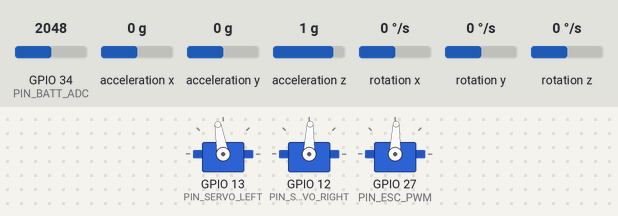
A program run on a simulated ESP32. On the bench: 3 × servo. Wiring (inferred from the names in the program): MPU-6050 motion sensor at I2C address 0x68. The inputs (shaded band) are chosen by the test bench; at power-on: acceleration x 0 g, acceleration z 1 g, rotation x 0 °/s, rotation y 0 °/s, rotation z 0 °/s, acceleration y 0 g, GPIO 34 (PIN_BATT_ADC) = 2048. No radio packets arrive unless stated; servo pulses on a pin are drawn as a servo (544–2400 µs = 0–180°); what the program prints to the serial monitor is not drawn.

Above: at 1.9 s.
2.0 s: acceleration x set to -1.4 g
At 4.4 s:
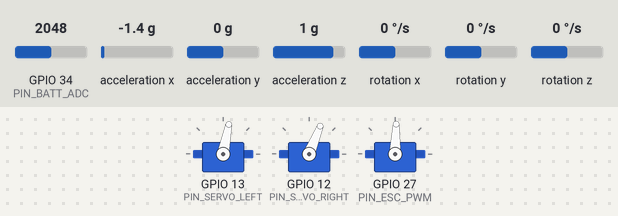
5.0 s: acceleration z set to -1.4 g
At 7.1 s:
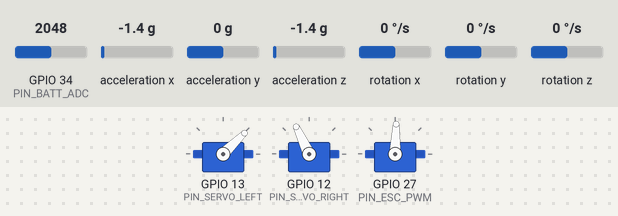
8.0 s: rotation x set to 192 °/s
At 9.21 s:
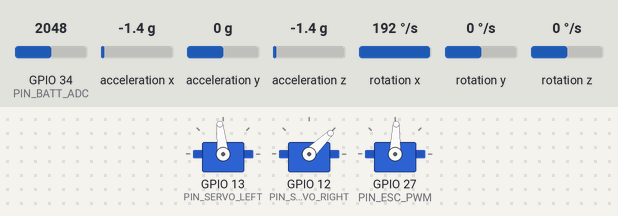
At 10.2 s:
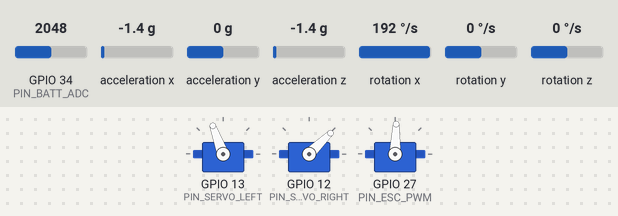
11.0 s: rotation y set to -192 °/s
14.0 s: rotation z set to 184 °/s
17.0 s: acceleration y set to -1.4 g
Timing chart, 0 to 27.1 s (numbered marks = the images above; inputs shaded):
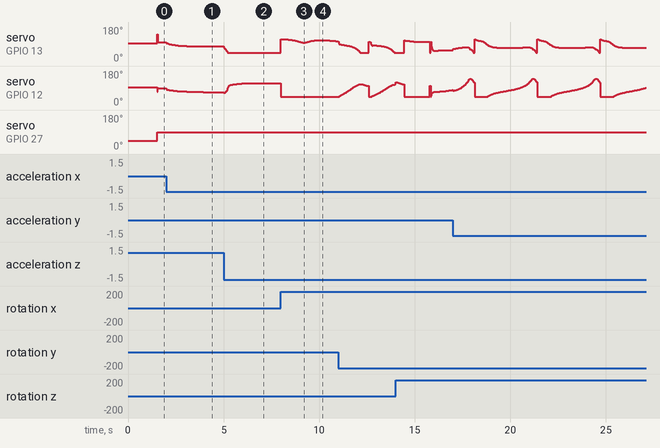

Measured:
- after the input at 2.0 s, servo on GPIO 13 (PIN_SERVO_LEFT): moves from 100° to 79° over 1.1 s, starting at once
- after the input at 8.0 s, servo on GPIO 12 (PIN_SERVO_RIGHT): 116° → 44° after 0.00 s instead of 1.3 s

The program:

main.cpp
```cpp
/**
 * Project Eagle-Eye: Autonomous Flying Wing Airborne Flight Controller
 * Target: ESP32-WROOM-32 (38-pin DevKit)
 * Sensors: GY-521 MPU6050 (I2C @ 400kHz), u-blox NEO-6M GPS (UART2 @ 115200 5Hz)
 * Radio: Ai-Thinker Ra-02 SX1278 (VSPI @ 8MHz, 433MHz, SF7, BW 500kHz)
 * Actuators: 50Hz LEDC PWM on GPIO 13 (L Elevon), GPIO 12 (R Elevon), GPIO 27 (ESC)
 */

#include <Arduino.h>
#include <Wire.h>
#include <SPI.h>
#include <LoRa.h>
#include "config.h"
#include "../../common/protocol.h"
#include "mahony.h"
#include "pid.h"
#include "mixer.h"
#include "gps.h"
#include "failsafe.h"

// -------------------------------------------------------------
// Global Subsystems & State
// -------------------------------------------------------------
MahonyAHRS ahrs(2.0f, 0.005f);
PIDController roll_pid(3.5f, 0.05f, 0.45f, 400.0f, 100.0f, 0.7f);
PIDController pitch_pid(3.8f, 0.05f, 0.50f, 400.0f, 100.0f, 0.7f);
ElevonMixer mixer(0, 0, 1.0f, 1.0f, SERVO_MIN_US, SERVO_MAX_US, SERVO_MID_US);
FailsafeManager failsafe(1500);

// Hardware LEDC PWM Channels (ESP32)
#define LEDC_CHAN_LEFT_SERVO  0
#define LEDC_CHAN_RIGHT_SERVO 1
#define LEDC_CHAN_ESC         2
#define LEDC_TIMER_14_BIT     14
#define LEDC_BASE_FREQ        50

// Active Flight Commands
volatile FlightMode current_mode = MODE_DISARMED;
volatile float cmd_roll_deg = 0.0f;
volatile float cmd_pitch_deg = 0.0f;
volatile uint8_t cmd_throttle_pct = 0;

// GPS State
HardwareSerial SerialGPS(2);
double gps_lat = 0.0;
double gps_lon = 0.0;
float gps_alt_m = 0.0f;
float gps_speed_kmh = 0.0f;
float gps_heading_deg = 0.0f;
bool gps_has_fix = false;

// Battery State
float battery_voltage = 11.1f;

// Thread Synchronization Mutex
portMUX_TYPE state_spinlock = portMUX_INITIALIZER_UNLOCKED;

// -------------------------------------------------------------
// Helper: Convert Microseconds to LEDC 14-bit Duty Cycle
// 50 Hz -> 20,000 us period -> 14-bit = 16384 ticks -> ~0.8192 ticks/us
// -------------------------------------------------------------
static inline uint32_t us_to_duty(uint32_t us) {
    return (us * 16384UL) / 20000UL;
}

// -------------------------------------------------------------
// MPU6050 Low-level I2C Initialization & Read
// -------------------------------------------------------------
#define MPU_ADDR 0x68
void init_mpu6050() {
    Wire.begin(PIN_I2C_SDA, PIN_I2C_SCL, I2C_CLOCK_HZ);
    // Wake up MPU6050 (clear sleep bit)
    Wire.beginTransmission(MPU_ADDR);
    Wire.write(0x6B); // PWR_MGMT_1
    Wire.write(0x00);
    Wire.endTransmission(true);

    // Set Gyro full scale range +/- 1000 deg/s (0x10)
    Wire.beginTransmission(MPU_ADDR);
    Wire.write(0x1B);
    Wire.write(0x10);
    Wire.endTransmission(true);

    // Set Accel full scale range +/- 4g (0x08)
    Wire.beginTransmission(MPU_ADDR);
    Wire.write(0x1C);
    Wire.write(0x08);
    Wire.endTransmission(true);

    // Digital Low Pass Filter ~44Hz (DLPF_CFG = 3)
    Wire.beginTransmission(MPU_ADDR);
    Wire.write(0x1A);
    Wire.write(0x03);
    Wire.endTransmission(true);
}

bool read_mpu6050(float &gx_rad, float &gy_rad, float &gz_rad, float &ax_g, float &ay_g, float &az_g) {
    Wire.beginTransmission(MPU_ADDR);
    Wire.write(0x3B); // ACCEL_XOUT_H
    if (Wire.endTransmission(false) != 0) return false;

    if (Wire.requestFrom((uint8_t)MPU_ADDR, (uint8_t)14, (uint8_t)true) != 14) return false;

    int16_t raw_ax = (Wire.read() << 8) | Wire.read();
    int16_t raw_ay = (Wire.read() << 8) | Wire.read();
    int16_t raw_az = (Wire.read() << 8) | Wire.read();
    Wire.read(); Wire.read(); // Skip temperature
    int16_t raw_gx = (Wire.read() << 8) | Wire.read();
    int16_t raw_gy = (Wire.read() << 8) | Wire.read();
    int16_t raw_gz = (Wire.read() << 8) | Wire.read();

    // Accel scale: +/- 4g -> 8192 LSB/g
    ax_g = (float)raw_ax / 8192.0f;
    ay_g = (float)raw_ay / 8192.0f;
    az_g = (float)raw_az / 8192.0f;

    // Gyro scale: +/- 1000 deg/s -> 32.8 LSB/(deg/s) -> convert to rad/s
    const float deg2rad = 0.0174532925f;
    gx_rad = ((float)raw_gx / 32.8f) * deg2rad;
    gy_rad = ((float)raw_gy / 32.8f) * deg2rad;
    gz_rad = ((float)raw_gz / 32.8f) * deg2rad;

    return true;
}

// -------------------------------------------------------------
// u-blox NEO-6M UBX Configuration Strings
// -------------------------------------------------------------
void configure_ublox_gps() {
    SerialGPS.begin(GPS_BOOT_BAUD_RATE, SERIAL_8N1, PIN_GPS_RX2, PIN_GPS_TX2);
    delay(100);

    // UBX-CFG-PRT: Switch UART to 115200 baud
    const uint8_t ubx_set_baud_115200[] = {
        0xB5, 0x62, 0x06, 0x00, 0x14, 0x00, 0x01, 0x00, 0x00, 0x00,
        0xD0, 0x08, 0x00, 0x00, 0x00, 0xC2, 0x01, 0x00, 0x07, 0x00,
        0x03, 0x00, 0x00, 0x00, 0x00, 0x00, 0xC0, 0x7E
    };
    SerialGPS.write(ubx_set_baud_115200, sizeof(ubx_set_baud_115200));
    SerialGPS.flush();
    delay(100);

    // Switch ESP32 SerialGPS to 115200 baud
    SerialGPS.begin(GPS_BAUD_RATE, SERIAL_8N1, PIN_GPS_RX2, PIN_GPS_TX2);
    delay(50);

    // UBX-CFG-RATE: Set Navigation Update Rate to 5 Hz (200ms)
    const uint8_t ubx_set_rate_5hz[] = {
        0xB5, 0x62, 0x06, 0x08, 0x06, 0x00, 0xC8, 0x00, 0x01, 0x00, 0x01, 0x00, 0xDE, 0x6A
    };
    SerialGPS.write(ubx_set_rate_5hz, sizeof(ubx_set_rate_5hz));
    SerialGPS.flush();
}

// Simple NMEA Sentence Parser for RMC/GGA
void parse_nmea_sentence(const char *line) {
    if (strstr(line, "$GPRMC") || strstr(line, "$GNRMC")) {
        char status = 'V';
        char lat_dir = 'N', lon_dir = 'E';
        float raw_lat = 0, raw_lon = 0, speed_knots = 0, track_deg = 0;

        int parsed = sscanf(line, "%*[^,],%*[^,],%c,%f,%c,%f,%c,%f,%f",
                            &status, &raw_lat, &lat_dir, &raw_lon, &lon_dir, &speed_knots, &track_deg);
        if (parsed >= 1 && status == 'A') {
            gps_has_fix = true;
            // Convert ddmm.mmmm to decimal degrees
            int lat_deg = (int)(raw_lat / 100);
            float lat_min = raw_lat - (lat_deg * 100);
            gps_lat = (double)lat_deg + (lat_min / 60.0);
            if (lat_dir == 'S') gps_lat = -gps_lat;

            int lon_deg = (int)(raw_lon / 100);
            float lon_min = raw_lon - (lon_deg * 100);
            gps_lon = (double)lon_deg + (lon_min / 60.0);
            if (lon_dir == 'W') gps_lon = -gps_lon;

            gps_speed_kmh = speed_knots * 1.852f;
            gps_heading_deg = track_deg;
        } else {
            gps_has_fix = false;
        }
    }
}

// -------------------------------------------------------------
// SX1278 LoRa Transceiver Setup
// -------------------------------------------------------------
void init_lora() {
    SPI.begin(PIN_LORA_SCK, PIN_LORA_MISO, PIN_LORA_MOSI, PIN_LORA_CS);
    LoRa.setPins(PIN_LORA_CS, PIN_LORA_RST, PIN_LORA_DIO0);

    if (!LoRa.begin(LORA_FREQUENCY_HZ)) {
        Serial.println("[ERROR] SX1278 LoRa init failed!");
        return;
    }

    LoRa.setSpreadingFactor(LORA_SPREADING_FACTOR);
    LoRa.setSignalBandwidth(LORA_SIGNAL_BANDWIDTH);
    LoRa.setCodingRate4(LORA_CODING_RATE_4);
    LoRa.setSyncWord(LORA_SYNC_WORD);
    LoRa.enableCrc();
    LoRa.setTxPower(LORA_TX_POWER_DBM);
    Serial.println("[OK] SX1278 LoRa 433MHz Ready (SF7, BW500kHz)");
}

// -------------------------------------------------------------
// Core 0 Task: LoRa Telemetry, GPS, ADC & Failsafe (25 Hz)
// -------------------------------------------------------------
void telemetry_and_nav_task(void *pvParameters) {
    char nmea_buf[128];
    uint8_t nmea_idx = 0;
    TickType_t xLastWakeTime = xTaskGetTickCount();
    const TickType_t xFrequency = pdMS_TO_TICKS(40); // 25 Hz (40 ms)

    while (1) {
        uint32_t now_ms = millis();

        // 1. Process incoming GPS serial stream
        while (SerialGPS.available()) {
            char c = SerialGPS.read();
            if (c == '\n' || c == '\r') {
                if (nmea_idx > 6) {
                    nmea_buf[nmea_idx] = '\0';
                    parse_nmea_sentence(nmea_buf);
                }
                nmea_idx = 0;
            } else if (nmea_idx < sizeof(nmea_buf) - 1) {
                nmea_buf[nmea_idx++] = c;
            }
        }

        // 2. Receive Uplink Commands via LoRa
        int packet_size = LoRa.parsePacket();
        if (packet_size == sizeof(UplinkPacket)) {
            UplinkPacket uplink;
            LoRa.readBytes((uint8_t *)&uplink, sizeof(UplinkPacket));

            if (validate_uplink_crc(&uplink)) {
                portENTER_CRITICAL(&state_spinlock);
                current_mode = (FlightMode)uplink.mode;
                cmd_roll_deg = (float)uplink.roll_cmd_cdeg / 100.0f;
                cmd_pitch_deg = (float)uplink.pitch_cmd_cdeg / 100.0f;
                cmd_throttle_pct = uplink.throttle_pct;

                double car_lat = (double)uplink.car_lat_e7 / 1e7;
                double car_lon = (double)uplink.car_lon_e7 / 1e7;

                failsafe.on_lora_packet_received(now_ms, cmd_roll_deg, cmd_pitch_deg, cmd_throttle_pct, car_lat, car_lon);
                portEXIT_CRITICAL(&state_spinlock);
            }
        }

        // 3. Evaluate 3-Tier Failsafe
        float active_roll = cmd_roll_deg;
        float active_pitch = cmd_pitch_deg;
        uint8_t active_throttle = cmd_throttle_pct;
        FlightMode active_m = current_mode;

        failsafe.evaluate(now_ms, gps_has_fix, gps_lat, gps_lon, gps_alt_m, gps_heading_deg,
                          active_roll, active_pitch, active_throttle, active_m);

        portENTER_CRITICAL(&state_spinlock);
        cmd_roll_deg = active_roll;
        cmd_pitch_deg = active_pitch;
        cmd_throttle_pct = active_throttle;
        current_mode = active_m;
        portEXIT_CRITICAL(&state_spinlock);

        // 4. Sample Battery ADC
        int raw_adc = analogRead(PIN_BATT_ADC);
        float pin_volts = ((float)raw_adc / 4095.0f) * 3.3f;
        battery_voltage = pin_volts * BATT_DIVIDER_RATIO;

        // 5. Send Downlink Telemetry Packet (16 Bytes)
        DownlinkPacket downlink;
        downlink.plane_lat_e7 = (int32_t)(gps_lat * 1e7);
        downlink.plane_lon_e7 = (int32_t)(gps_lon * 1e7);
        downlink.alt_m = (int16_t)gps_alt_m;
        downlink.speed_kmh = (uint8_t)gps_speed_kmh;
        downlink.heading_deg_div2 = (uint8_t)(fmod(gps_heading_deg, 360.0f) / 2.0f);
        downlink.batt_v_x10 = (uint8_t)(battery_voltage * 10.0f);

        uint8_t state_byte = (uint8_t)current_mode;
        if (cmd_throttle_pct > 0) state_byte |= FLAG_ARMED;
        if (gps_has_fix) state_byte |= FLAG_GPS_FIX;
        if (failsafe.current_tier != FAILSAFE_TIER_NONE) state_byte |= FLAG_FAILSAFE_ACTIVE;
        if (battery_voltage < 9.6f) state_byte |= FLAG_LOW_BATT;
        downlink.state_flags = state_byte;

        downlink.crc16 = calculate_crc16((const uint8_t *)&downlink, sizeof(DownlinkPacket) - 2);

        LoRa.beginPacket();
        LoRa.write((const uint8_t *)&downlink, sizeof(DownlinkPacket));
        LoRa.endPacket(true); // Async non-blocking transmit

        vTaskDelayUntil(&xLastWakeTime, xFrequency);
    }
}

// -------------------------------------------------------------
// Arduino Setup & Main Loop (Core 1: 500 Hz Flight Control Loop)
// -------------------------------------------------------------
void setup() {
    Serial.begin(115200);
    delay(500);
    Serial.println("\n--- Project Eagle-Eye Airborne FC Starting ---");

    // Initialize Actuator PWM pins via LEDC
    ledcSetup(LEDC_CHAN_LEFT_SERVO, LEDC_BASE_FREQ, LEDC_TIMER_14_BIT);
    ledcAttachPin(PIN_SERVO_LEFT, LEDC_CHAN_LEFT_SERVO);

    ledcSetup(LEDC_CHAN_RIGHT_SERVO, LEDC_BASE_FREQ, LEDC_TIMER_14_BIT);
    ledcAttachPin(PIN_SERVO_RIGHT, LEDC_CHAN_RIGHT_SERVO);

    ledcSetup(LEDC_CHAN_ESC, LEDC_BASE_FREQ, LEDC_TIMER_14_BIT);
    ledcAttachPin(PIN_ESC_PWM, LEDC_CHAN_ESC);

    // Initial safe outputs: Servos centered (1500us), Motor stopped (1000us)
    ledcWrite(LEDC_CHAN_LEFT_SERVO, us_to_duty(SERVO_MID_US));
    ledcWrite(LEDC_CHAN_RIGHT_SERVO, us_to_duty(SERVO_MID_US));
    ledcWrite(LEDC_CHAN_ESC, us_to_duty(SERVO_MIN_US));

    // Initialize Sensors & Hardware
    init_mpu6050();
    configure_ublox_gps();
    init_lora();

    // Launch Core 0 Telemetry & Navigation Task
    xTaskCreatePinnedToCore(
        telemetry_and_nav_task,
        "TelemetryNav",
        4096,
        NULL,
        1,
        NULL,
        0
    );

    Serial.println("[OK] Flight Controller Initialized. Entering 500 Hz Control Loop.");
}

void loop() {
    static uint32_t last_micros = micros();
    uint32_t current_micros = micros();
    uint32_t dt_micros = current_micros - last_micros;

    // Strict 500 Hz timing: 2000 microseconds per iteration
    if (dt_micros >= 2000) {
        last_micros = current_micros;
        float dt = (float)dt_micros * 1e-6f;

        // 1. Read MPU6050 6-DOF IMU
        float gx, gy, gz, ax, ay, az;
        if (read_mpu6050(gx, gy, gz, ax, ay, az)) {
            // 2. Update Mahony AHRS Attitude Filter
            ahrs.update(gx, gy, gz, ax, ay, az, dt);
        }

        // 3. Fetch thread-safe command targets
        float target_roll, target_pitch;
        uint8_t target_throttle;
        FlightMode mode;

        portENTER_CRITICAL(&state_spinlock);
        target_roll = cmd_roll_deg;
        target_pitch = cmd_pitch_deg;
        target_throttle = cmd_throttle_pct;
        mode = current_mode;
        portEXIT_CRITICAL(&state_spinlock);

        // 4. Compute PID Corrections
        float roll_correction = 0.0f;
        float pitch_correction = 0.0f;
        int16_t left_servo_us = SERVO_MID_US;
        int16_t right_servo_us = SERVO_MID_US;
        int16_t esc_us = SERVO_MIN_US;

        if (mode != MODE_DISARMED) {
            // Cascaded PID stabilization on estimated Euler angles
            roll_correction = roll_pid.update(target_roll, ahrs.roll_deg, dt);
            pitch_correction = pitch_pid.update(target_pitch, ahrs.pitch_deg, dt);

            // Elevon Mixer: Left = Pitch + Roll, Right = Pitch - Roll
            mixer.mix(roll_correction, pitch_correction, left_servo_us, right_servo_us);
            esc_us = ElevonMixer::throttle_to_us(target_throttle);
        } else {
            // Disarmed: reset controllers and center controls
            roll_pid.reset();
            pitch_pid.reset();
            left_servo_us = SERVO_MID_US;
            right_servo_us = SERVO_MID_US;
            esc_us = SERVO_MIN_US;
        }

        // 5. Output to Servos & ESC via LEDC
        ledcWrite(LEDC_CHAN_LEFT_SERVO, us_to_duty(left_servo_us));
        ledcWrite(LEDC_CHAN_RIGHT_SERVO, us_to_duty(right_servo_us));
        ledcWrite(LEDC_CHAN_ESC, us_to_duty(esc_us));
    }
}
```

gps.h
```cpp
#ifndef GPS_NAV_H
#define GPS_NAV_H

#include <stdint.h>
#include <math.h>

#ifndef M_PI
#define M_PI 3.14159265358979323846
#endif

class GPSNavigation {
public:
    static constexpr double EARTH_RADIUS_M = 6371000.0;
    static constexpr double DEG_TO_RAD = M_PI / 180.0;
    static constexpr double RAD_TO_DEG = 180.0 / M_PI;
    static constexpr float GRAVITY_MPS2 = 9.80665f;

    // Computes Great-Circle distance in meters using Haversine formula
    static float distance_meters(double lat1_deg, double lon1_deg, double lat2_deg, double lon2_deg) {
        double dlat = (lat2_deg - lat1_deg) * DEG_TO_RAD;
        double dlon = (lon2_deg - lon1_deg) * DEG_TO_RAD;
        double lat1_rad = lat1_deg * DEG_TO_RAD;
        double lat2_rad = lat2_deg * DEG_TO_RAD;

        double a = sin(dlat * 0.5) * sin(dlat * 0.5) +
                   cos(lat1_rad) * cos(lat2_rad) * sin(dlon * 0.5) * sin(dlon * 0.5);
        double c = 2.0 * atan2(sqrt(a), sqrt(1.0 - a));
        return (float)(EARTH_RADIUS_M * c);
    }

    // Computes initial Great-Circle bearing in degrees [0, 360) from Point 1 to Point 2
    static float bearing_degrees(double lat1_deg, double lon1_deg, double lat2_deg, double lon2_deg) {
        double dlon = (lon2_deg - lon1_deg) * DEG_TO_RAD;
        double lat1_rad = lat1_deg * DEG_TO_RAD;
        double lat2_rad = lat2_deg * DEG_TO_RAD;

        double y = sin(dlon) * cos(lat2_rad);
        double x = cos(lat1_rad) * sin(lat2_rad) - sin(lat1_rad) * cos(lat2_rad) * cos(dlon);
        double initial_bearing_rad = atan2(y, x);
        double initial_bearing_deg = initial_bearing_rad * RAD_TO_DEG;

        // Normalise to [0, 360)
        double bearing = fmod(initial_bearing_deg + 360.0, 360.0);
        return (float)bearing;
    }

    // Computes heading error in degrees [-180, +180] from current heading to target bearing
    static float heading_error_degrees(float current_heading_deg, float target_bearing_deg) {
        float diff = target_bearing_deg - current_heading_deg;
        while (diff > 180.0f) diff -= 360.0f;
        while (diff < -180.0f) diff += 360.0f;
        return diff;
    }

    // Computes aerodynamic coordinated turn bank angle: tan(phi) = (V * omega) / g
    static float coordinated_turn_bank_angle(float heading_error_deg, float airspeed_mps = 12.0f, float max_bank_deg = 25.0f) {
        // Desired turn rate omega: proportional to heading error (clamp to 15 deg/s)
        float max_turn_rate_deg_s = 15.0f;
        float omega_deg_s = heading_error_deg * 0.4f;
        if (omega_deg_s > max_turn_rate_deg_s) omega_deg_s = max_turn_rate_deg_s;
        if (omega_deg_s < -max_turn_rate_deg_s) omega_deg_s = -max_turn_rate_deg_s;

        float omega_rad_s = omega_deg_s * (float)DEG_TO_RAD;
        float centripetal_accel = airspeed_mps * omega_rad_s;
        float target_bank_rad = atan2f(centripetal_accel, GRAVITY_MPS2);
        float target_bank_deg = target_bank_rad * (float)RAD_TO_DEG;

        if (target_bank_deg > max_bank_deg) target_bank_deg = max_bank_deg;
        if (target_bank_deg < -max_bank_deg) target_bank_deg = -max_bank_deg;
        return target_bank_deg;
    }
};

#endif // GPS_NAV_H
```

Source omitted: failsafe.h (4642 bytes), mahony.h (3644 bytes), mixer.h (1813 bytes), pid.h (1735 bytes), config.h (1611 bytes)
